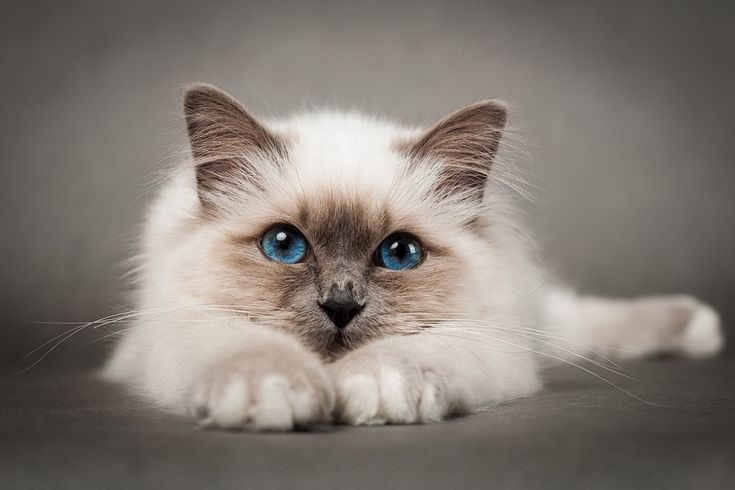
#> input picture old/orig.jpg, 735 x 490 px
$ python main.py
#> lines starting #> are read from the running program, lines starting #| are printed output that depends on the picture
### old/to_bmp.py
from PIL import Image


def convert_to_8bit_bmp(input_path, output_path):
    # Открываем изображение
#> called with input_path = 'orig.jpg', output_path = 'cat.bmp'
    image = Image.open(input_path)
#> image is the input picture: PIL image 735x490 RGB; mean R, G, B 129.8, 122.3, 115.4

    # Конвертируем в режим 'P' (8-бит палитровый)
    # Квантизация для ограничения до 256 цветов
    quantized_image = image.quantize(colors=256, method=2)  # method=2 для медианной квантизации

    # Сохраняем как BMP (автоматически с палитрой)
    quantized_image.save(output_path, format='BMP')

    print(f"Преобразовано: {input_path} -> {output_path}")
    return quantized_image

### old/get_tablet_sonnet.py
from PIL import Image
import struct

def extract_bmp_palette_sonnet(bmp_path):
    """
    Извлекает таблицу цветов (палитру) из BMP изображения через PIL

    Args:
        bmp_path: путь к BMP файлу

    Returns:
        list: список кортежей (index, R, G, B)
    """
#> called with bmp_path = 'cat.bmp'
    img = Image.open(bmp_path)

    if img.mode != 'P':
        print(f"Изображение не использует палитру. Режим: {img.mode}")
        return None

    palette = img.getpalette()
#> palette = 768 values, max 243 at index 216, min 0 at index 753, mean 113.8

    if palette is None:
        print("Палитра не найдена")
        return None

    # Добавляем индекс к каждому цвету
    colors = []
    for i in range(0, len(palette), 3):
        index = i // 3
        r = palette[i]
        g = palette[i + 1]
        b = palette[i + 2]
        colors.append((index, r, g, b))
#> this loop made 256 passes
#> (i, r, g, b) on passes 2 to 4: (3, 102, 98, 92), (6, 75, 72, 68), (9, 86, 82, 77)
#> after the loop, colors = 256 items, first 6: (0, 91, 87, 83), (1, 102, 98, 92), (2, 75, 72, 68), (3, 86, 82, 77), (4, 98, 93, 87), (5, 107, 103, 98)

    return colors


# [69 lines left out: functions extract_bmp_palette_manual, print_palette, not called in this run]

### old/utils.py
from PIL import Image

def sort_palette_by_index(colors, index):
    """
    Сортирует палитру по красному каналу (элемент с индексом 1)
    Сохраняет исходный индекс (элемент с индексом 0)

    Args:
        colors: список кортежей (index, R, G, B)

    Returns:
        list: отсортированный список цветов
    """
    # Сортируем по элементу [1] - это красный канал (R)
    return sorted(colors, key=lambda x: x[index])

# [24 lines left out: function save_with_new_table, not called in this run]

def display_palette(palette, save_path):
    result_palette = []
    for x in palette:
        result_palette.extend([x[1], x[2], x[3]])
    # Размеры: ширина 256 (индексы), высота 20 (прямоугольник)
    width, height = 256, 20
    palette_img = Image.new('P', (width, height))

    # Заполнение: каждый пиксель по x = индекс, одинаково по всем y
    pixels = []
    for y in range(height):
        row = list(range(width))  # [0,1,2,...,255] слева направо
        pixels.extend(row)

    palette_img.putdata(pixels)
    palette_img.putpalette(result_palette, rawmode='RGB')
    palette_img.save(save_path)  # Или 'palette.bmp' для BMP-формата


def _weight(rgb) -> int:
    r,g,b = rgb
    return (r<<16) + (g<<8) + b  # W = 65536*R + 256*G + B

# [8 lines left out: function _build_sorted_tables, not called in this run]


### old/main.py
from get_tablet_grok import extract_bmp_palette_grok
from get_tablet_sonnet import extract_bmp_palette_sonnet
from utils import display_palette, sort_palette_by_index
from to_bmp import convert_to_8bit_bmp
from utils import save_with_new_table


orig_path = "orig.jpg"
bmp_path = "cat.bmp"  # Замените на путь к вашему файлу
new_bmp_path = "cat_modified.bmp"
convert_to_8bit_bmp(orig_path, bmp_path)

# tablet = extract_bmp_palette_grok(bmp_path)
# print("Палитра из get_tablet_grok:", tablet)

tablet = extract_bmp_palette_sonnet(bmp_path)
#> tablet has the same summary as colors in extract_bmp_palette_sonnet
print("Палитра из get_tablet_sonnet:", tablet)
#> (printed output is left out)
display_palette(tablet, "default tablet.bmp")
#> the loop in display_palette, `for x in palette:` made 256 passes
#> after the loop in display_palette, `for x in palette:`: result_palette has the same summary as palette in extract_bmp_palette_sonnet
#> in display_palette, `palette_img = Image.new('P', (width, height))`: palette_img: PIL image 256x20 P; every value is 0
#> in display_palette, `palette_img.putpalette(result_palette, rawmode='RGB')`:
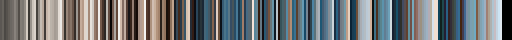
#> palette_img: PIL image 256x20 P (shown 2 times larger); mean R, G, B 110.6, 114.4, 116.4
sorted_tablet = sort_palette_by_index(tablet, 1)
#> sorted_tablet = 256 items, first 6: (251, 0, 0, 0), (252, 0, 0, 0), (253, 0, 0, 0), (254, 0, 0, 0), (255, 0, 0, 0), (55, 6, 4, 4)
display_palette(sorted_tablet, "sorted tablet.bmp")
#> call 2 of display_palette, with save_path = 'sorted tablet.bmp'
#> the loop in display_palette (call 2), `for x in palette:` made 256 passes
#> after the loop in display_palette (call 2), `for x in palette:`: result_palette = 768 values, max 243 at index 692, min 0 at index 0, mean 113.8
#> in display_palette (call 2), `palette_img.putpalette(result_palette, rawmode='RGB')`:
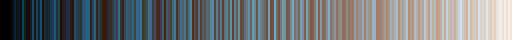
#> palette_img: PIL image 256x20 P (shown 2 times larger); mean R, G, B 110.6, 114.4, 116.4
#save_with_new_table(bmp_path, new_bmp_path, tablet)

$ run again, with old/pal8rletrns.bmp saved as old/orig.jpg
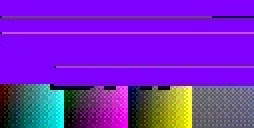
#> input picture old/pal8rletrns.bmp, 127 x 64 px (shown 2 times larger)
#> in convert_to_8bit_bmp, image is the input picture: PIL image 127x64 RGB; mean R, G, B 117.2, 35.3, 196.7
#> palette = 768 values, max 255 at index 140, min 0 at index 124, mean 103.8
#> the loop in extract_bmp_palette_sonnet, `for i in range(0, len(palette), 3):` made 256 passes
#> (i, r, g, b) on passes 2 to 4: (3, 155, 154, 84), (6, 91, 226, 220), (9, 212, 210, 35)
#> after the loop in extract_bmp_palette_sonnet, `for i in range(0, len(palette), 3):`: colors = 256 items, first 6: (0, 97, 31, 100), (1, 155, 154, 84), (2, 91, 226, 220), (3, 212, 210, 35), (4, 37, 19, 88), (5, 82, 165, 165)
#> tablet has the same summary as colors in extract_bmp_palette_sonnet
#> (printed output is left out)
#> the loop in display_palette, `for x in palette:` made 256 passes
#> after the loop in display_palette, `for x in palette:`: result_palette has the same summary as palette in extract_bmp_palette_sonnet
#> in display_palette, `palette_img.putpalette(result_palette, rawmode='RGB')`:
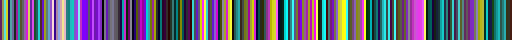
#> palette_img: PIL image 256x20 P (shown 2 times larger); mean R, G, B 99.2, 96.4, 115.8
#> sorted_tablet = 256 items, first 6: (128, 0, 1, 53), (183, 0, 51, 1), (184, 0, 55, 22), (185, 0, 178, 182), (215, 0, 97, 92), (242, 0, 49, 42)
#> the loop in display_palette (call 2), `for x in palette:` made 256 passes
#> after the loop in display_palette (call 2), `for x in palette:`: result_palette = 768 values, max 255 at index 238, min 0 at index 0, mean 103.8
#> in display_palette (call 2), `palette_img.putpalette(result_palette, rawmode='RGB')`:
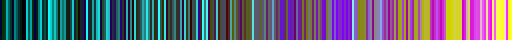
#> palette_img: PIL image 256x20 P (shown 2 times larger); mean R, G, B 99.2, 96.4, 115.8
